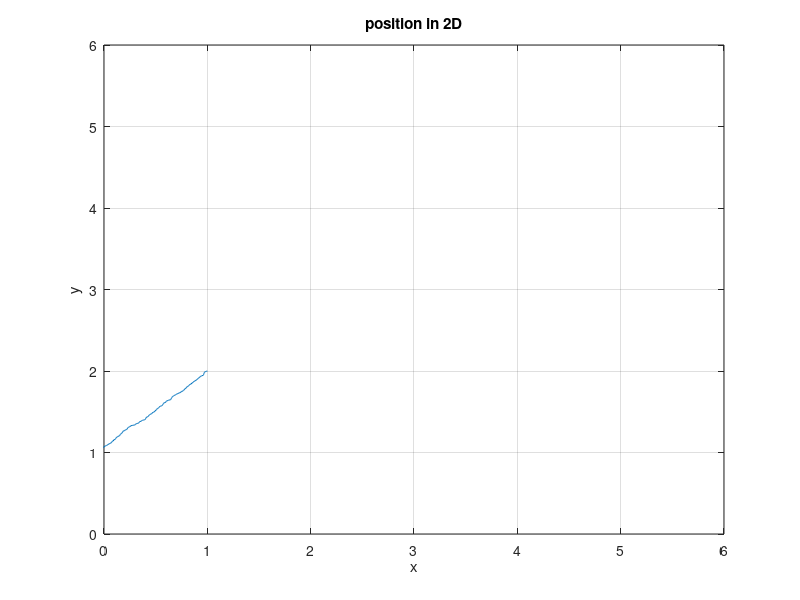
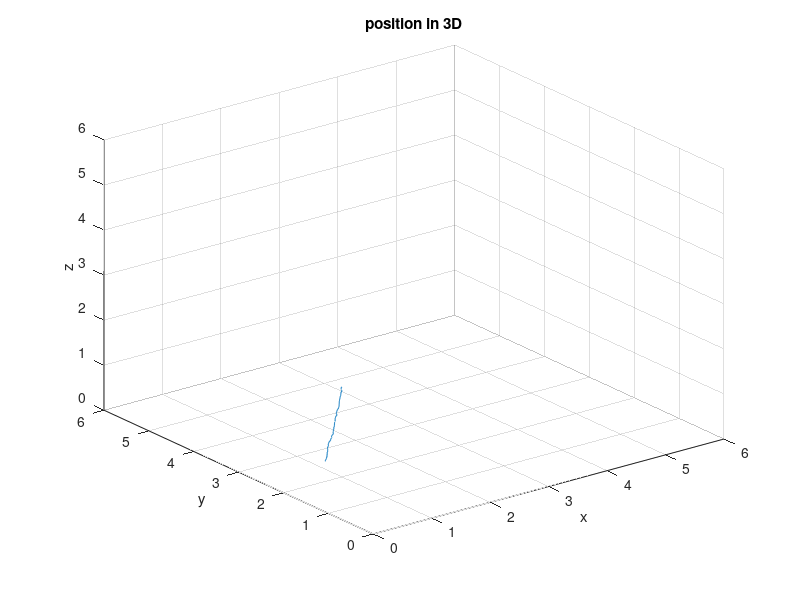

Write the MATLAB code that produced these figures, in order.
% position genareation
position=[1 2 2];
N=3000;
for i=2:N
    %x
    position(i,1)=position(i-1,1)+0.01*(rand-1);
    %y
    position(i,2)=position(i-1,2)+0.01*(rand-1);
    %z
    position(i,3)=position(i-1,3)+0.01*(rand-1);
end
figure
plot(position(:,1),position(:,2));
grid on
xlabel('x'),ylabel('y')
title('position in 2D')
xlim([0,6]);ylim([0,6]);

figure
plot3(position(:,1),position(:,2),position(:,3));
grid on
xlabel('x'),ylabel('y'),zlabel('z')
title('position in 3D')
xlim([0,6]);ylim([0,6]);zlim([0,6]);